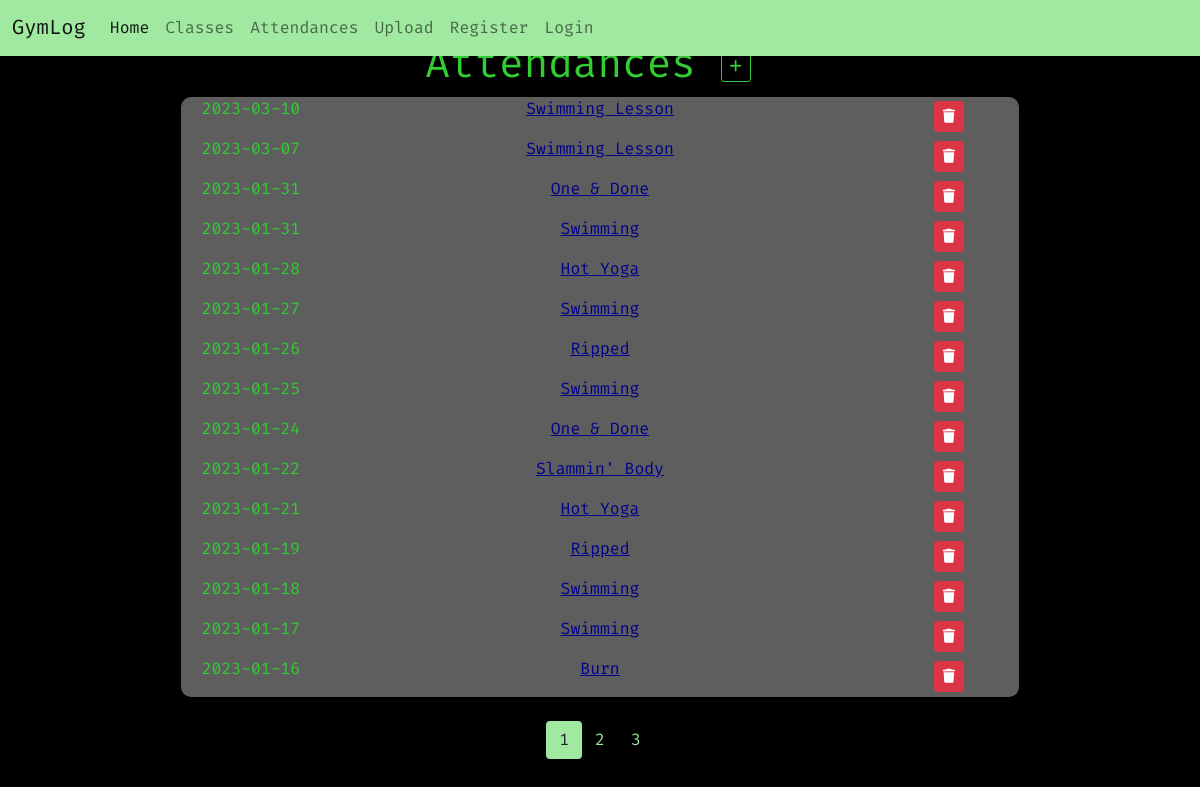
/attendances, run on an earlier commit of the app's database.
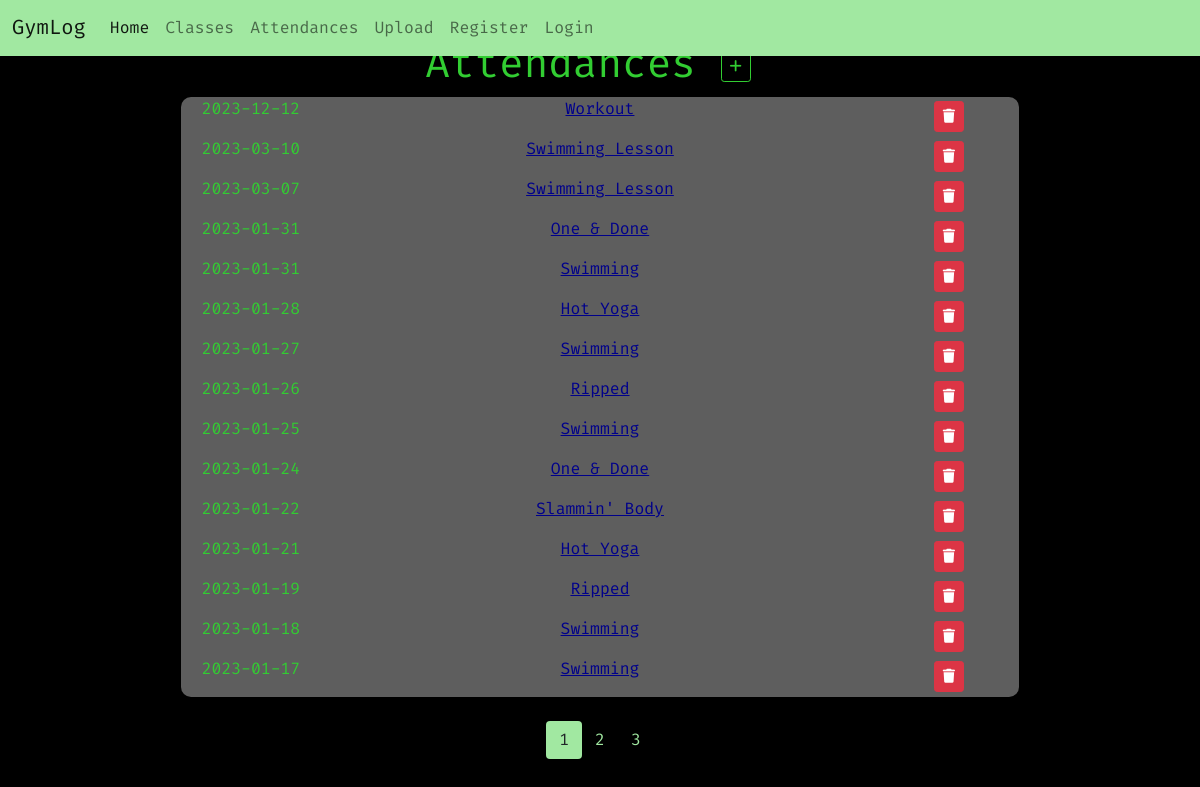
And on a later commit of the database.
### app/models.py (models this page shows, shortened)
class Attendance(db.Model):
    id = db.Column(db.Integer, primary_key=True)
    class_id = db.Column(db.Integer, db.ForeignKey(
        'gym_class.id'), nullable=False)
    date_attended = db.Column(db.Date, nullable=False,
                              default=date.today)

class GymClass(db.Model):
    id = db.Column(db.Integer, primary_key=True)
    name = db.Column(db.String(20), unique=True, nullable=False)
    class_type = db.Column(db.String(3), default='Workout')
    attendance_list = db.relationship(
        'Attendance', backref='class_taken', lazy=True)

### app/routes.py (the view)
@app.route('/attendances')
def attendances():
    page = request.args.get('page', 1, type=int)
    attendance_list = Attendance.query.order_by(
        Attendance.date_attended.desc()).paginate(page=page, per_page=15)
    return render_template('attendances.html', title='Attendances', attendance_list=attendance_list)

### app/templates/attendances.html (shortened to what this page needs)
{% extends "layout.html" %}
{% block content %}
<div class="row align-items-center">
    <h1>Attendances <a href="{{ url_for('new_attendance') }}" class="btn btn-sm btn-add"><i
                class="fa-solid fa-plus"></i></a>
    </h1>
</div>
<div class="content">
    {% for a in attendance_list %}
    <div class="row">
        <div class="col-2">
            <p>{{ a.date_attended.strftime('%Y-%m-%d') }}</p>
        </div>
        <div class="col-8">
            <p><a class="site-link" href="{{ url_for('show_class', class_id=a.class_id) }}">{{ a.class_taken.name }}</a>
            </p>
        </div>
        <div class="col-2">
            <button type="button" class="btn btn-danger btn-sm m-1" data-bs-toggle="modal"
                data-bs-target="#deleteModal"><i class="fa-solid fa-trash"></i></button>
        </div>
    </div>
    {% endfor %}
</div>
<nav class="mt-4">
    <ul class="pagination justify-content-center">
        {% for page_num in attendance_list.iter_pages(left_edge=1, right_edge=1, left_current=1, right_current=2) %}
        {% if page_num %}
        {% if attendance_list.page == page_num %}
        <li><a class="btn btn-current mb-4" href="{{ url_for('attendances', page=page_num) }}">{{ page_num }}</a></li>
        {% else %}
        <li><a class="btn btn-other mb-4" href="{{ url_for('attendances', page=page_num) }}">{{ page_num }}</a>
        </li>
        {% endif %}
        {% else %}
        ...
        {% endif %}
        {% endfor %}
    </ul>
</nav>
{% endblock content %}

### app/templates/layout.html (shortened to what this page needs)
<!DOCTYPE html>
<html lang="en">
<head>
    <link href="https://cdn.jsdelivr.net/npm/bootstrap@5.0.2/dist/css/bootstrap.min.css" rel="stylesheet"
>
    <link rel="stylesheet" type="text/css" href="{{ url_for('static', filename='main.css')}}">
</head>
<body>
    <header>
        <nav class="navbar navbar-expand-lg navbar-light site-nav-bg">
            <div class="container-fluid">
                <a class="navbar-brand site-link" href="#">GymLog</a>
                <div class="collapse navbar-collapse" id="navbarSupportedContent">
                    <ul class="navbar-nav me-auto mb-2 mb-lg-0">
                        <li class="nav-item">
                            <a class="nav-link active" aria-current="page" href="{{ url_for('home') }}">Home</a>
                        </li>
                        <li class="nav-item">
                            <a class="nav-link nav-text" href="{{ url_for('classes') }}">Classes</a>
                        </li>
                        <li class="nav-item">
                            <a class="nav-link" href="{{ url_for('attendances') }}">Attendances</a>
                        </li>
                        <li class="nav-item">
                            <a class="nav-link" href="{{ url_for('upload_csv') }}">Upload</a>
                        </li>
                        <li class="nav-item">
                            <a class="nav-link" href="#">Register</a>
                        </li>
                        <li>
                            <a class="nav-link" href="#">Login</a>
                        </li>
                    </ul>
                </div>
            </div>
        </nav>
    </header>
    <main role="main" class="container-fluid">
        <div class="row">
            {% block content %}{% endblock %}
        </div>
    </main>
</body>
</html>

### app/static/main.css (style rules this page uses)
:root { --pink: #f9cdff; --litepink: #fce6ff; --bg-color: black; --primary-color: #32CD32; --secondary-color: #A1E8A1; --tertiary-color: #5e5e5e; --typewriter-speed: 2s; --typewriter-chars: 17; }
body { background-color: var(--bg-color); color: var(--primary-color); margin: 0; min-height: 100vh; font-family: 'Fira Code'; }
h1, h2, h3, h4 { color: var(--primary-color); }
header { height: 5vh; }
main { display: grid; place-content: center; text-align: center; height: 95vh; }
.nav-text { color: pink; }
.site-link { color: #00008B; }
.site-nav-bg { background-color: var(--secondary-color); }
.navbar-brand { color: #3A1078; }
.content { background-color: var(--tertiary-color); border-radius: 10px; }
.btn-current { background-color: var(--secondary-color); }
.btn-other { background-color: transparent; color: var(--secondary-color) }
.btn-add { background-color: transparent; border-color: var(--primary-color); color: var(--primary-color) }

What changed in the data, as far as the page shows it:
no longer on this page (row unchanged): Attendance: date_attended "2023-01-16", class_taken.name "Burn"
added Attendance: date_attended "2023-12-12", class_taken.name "Workout"
